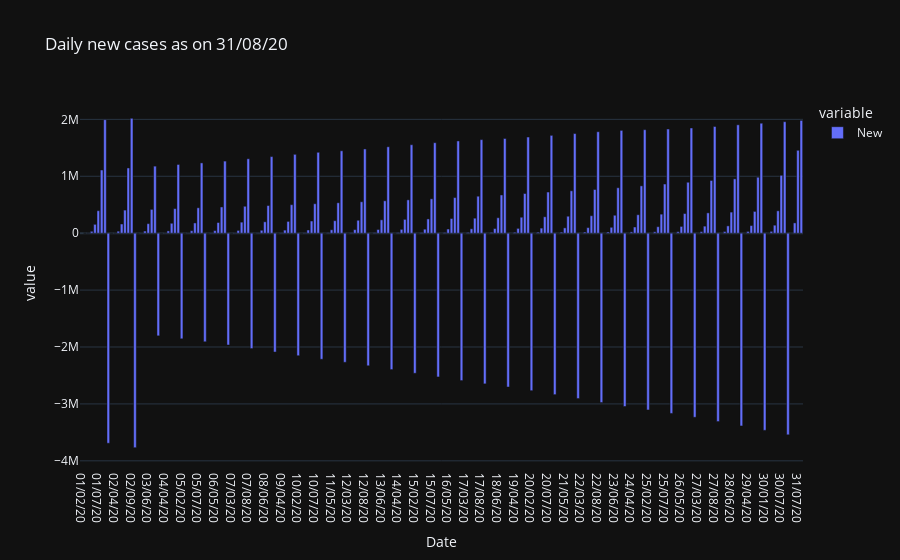

This figure's notebook cell:
### Code cell
#Found one missing value in the data set. That need to be adjusted by replacing with the roling mean value.
df2= pd.melt(data2,id_vars=['Date'], value_vars=['New'])
fig = px.bar(df2, x="Date", y="value", color='variable', title=f"Daily new cases as on {today}")
fig.show()

### Figure 1 — Plotly figure (JSON) as saved in the notebook; plotly's stock layout.template omitted (floating-point values rounded to 4 significant figures; data arrays with more than 128 entries replaced by an {"elided": "..."} marker saying what was removed)
{"data": [{"alignmentgroup": "True", "hovertemplate": "variable=New<br>Date=%{x}<br>value=%{y}<extra></extra>", "legendgroup": "New", "marker": {"color": "#636efa"}, "name": "New", "offsetgroup": "New", "orientation": "v", "showlegend": true, "textposition": "auto", "type": "bar", "x": {"elided": "217 str values"}, "xaxis": "x", "y": {"elided": "217 int values"}, "yaxis": "y"}], "layout": {"barmode": "relative", "legend": {"title": {"text": "variable"}, "tracegroupgap": 0}, "title": {"text": "Daily new cases as on 31/08/20"}, "xaxis": {"anchor": "y", "domain": [0, 1], "title": {"text": "Date"}}, "yaxis": {"anchor": "x", "domain": [0, 1], "title": {"text": "value"}}}}
